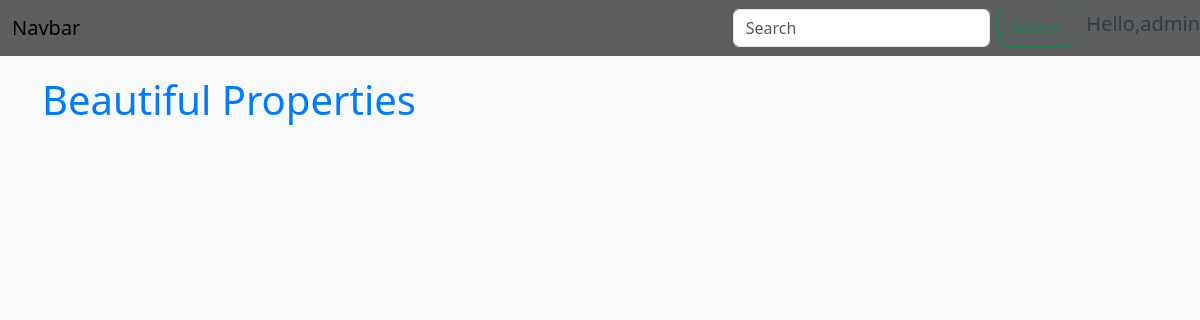
Before: /home/ (signed in) with the older database file.
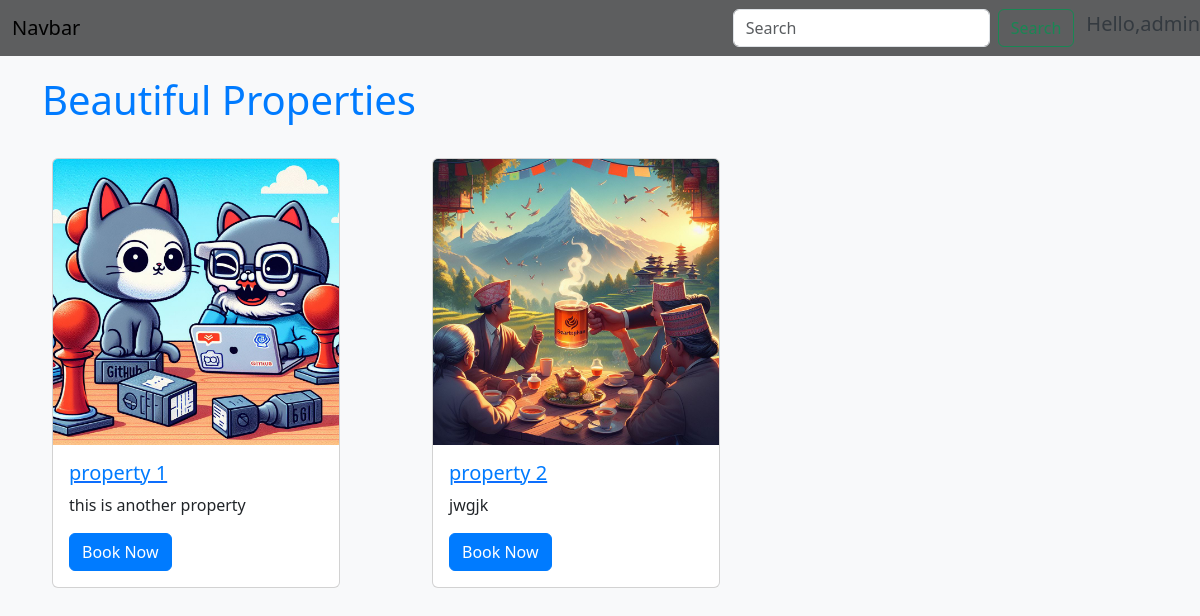
After: the same page with the newer database file.
### rentalapp/models.py (models this page shows, shortened)
class Property(models.Model):
    title = models.CharField(max_length = 20)
    description = models.TextField()
    price = models.FloatField()
    image = models.ImageField(upload_to='images/',null=True,blank=True)
    user = models.ForeignKey(User, on_delete=models.CASCADE,blank=True,null=True)

### rentalapp/views.py (the view)
# urls.py: 2. Add a URL to urlpatterns:  path('', views.home, name='home')
def home(request):
    try:
        properties = Property.objects.filter(user=request.user)
    except:
        properties = []
    return render(request,'home.html',{'properties':properties})

### templates/home.html (shortened to what this page needs)
<!DOCTYPE html>
<html lang="en">
<head>
    <link href="https://cdn.jsdelivr.net/npm/bootstrap@5.3.3/dist/css/bootstrap.min.css" rel="stylesheet"
>
</head>
<body>
<nav class="navbar navbar-expand-lg navbar-light">
    <div class="container-fluid">
        <a class="navbar-brand" href="#">Navbar</a>
        <div class="collapse navbar-collapse" id="navbarSupportedContent">
            <form class="d-flex" role="search">
                <input class="form-control me-2" type="search" placeholder="Search" aria-label="Search">
                <button class="btn btn-outline-success" type="submit">Search</button>
            </form>
        </div>
    </div>
    <h5>Hello,{{user.username}}</h5>
</nav>
<div class="container">
    <h1 class="mt-3 mb-4">Beautiful Properties</h1>
    <div class="row">
        {% for property in properties %}
            <div class="col-md-4">
                <div class="card" style="width: 18rem;">
                    <img src="{{ property.image.url }}" class="card-img-top" alt="...">
                    <div class="card-body">
                       <a href="{% url 'details' property.id %}"><h5 class="card-title">{{property.title}}</h5></a>
                        <p class="card-text">{{property.description}}</p>
                        <a href="#" class="btn btn-primary">Book Now</a>
                    </div>
                </div>
            </div>
        {% endfor %}
    </div>
</div>
</body>
</html>

### templates/home.html (style rules this page uses)
body { background-color: #f8f9fa; color: #343a40; }
.navbar { background-color: #5d5e5f; }
.container { margin-top: 20px; }
h1 { color: #007BFF; }
.card { margin: 10px; }
.card-title { color: #007BFF; }
.btn-primary { background-color: #007BFF; border-color: #007BFF; }

Changed rows visible on the page:
now on this page (row edited): Property: image (picture), title "property 1", description "this is another property"
now on this page (row edited): Property: image (picture), title "property 2", description "jwgjk"
